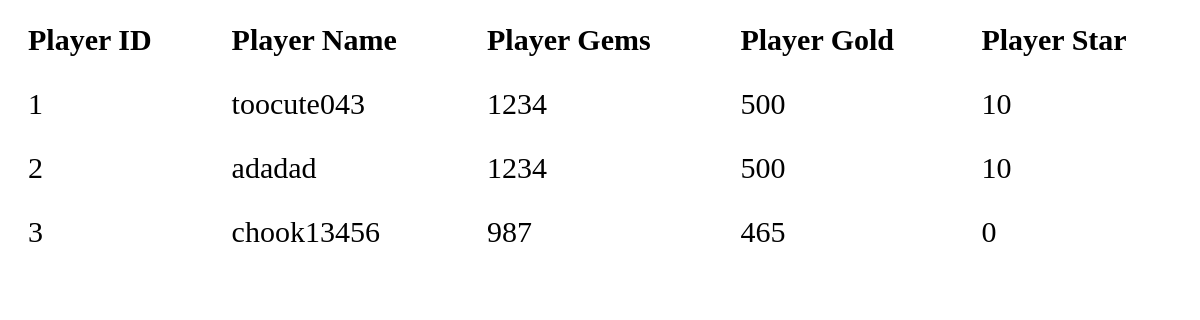
/user_manager.php?key=death, run on the app's committed database.
### tables this page shows
CREATE TABLE `player` (
  `player_id` int(11) NOT NULL,
  `player_name` varchar(255) NOT NULL,
  `player_gems` int(11) NOT NULL,
  `player_gold` int(11) NOT NULL,
  `player_star` int(11) NOT NULL,
  `player_key` varchar(255) NOT NULL,
  `player_status` varchar(255) NOT NULL DEFAULT 'offline'
);

### user_manager.php (the view, shortened to what this page needs)
<?php
$host = 'localhost';
$dbname = 'whitelist';
$username = 'root';
$password = '12345678';
try {
    $pdo = new PDO("mysql:host=$host;dbname=$dbname", $username, $password);
    $pdo->setAttribute(PDO::ATTR_ERRMODE, PDO::ERRMODE_EXCEPTION);
} catch (PDOException $e) {
    die("Database connection failed: " . $e->getMessage());
}
if (isset($_GET['key'])) {
    $key = $_GET['key'];
    $stmt = $pdo->prepare("SELECT `player_id`, `player_name`, `player_gems`, `player_gold`, `player_star`, `player_key` FROM `player` WHERE `player_key` = :key");
    $stmt->execute([':key' => $key]);
    $rows = $stmt->fetchAll(PDO::FETCH_ASSOC);
    if ($rows) {
        echo "<table border='1' style='width: 100%; border-collapse: collapse;'>
                <thead>
                    <tr>
                        <th>Player ID</th>
                        <th>Player Name</th>
                        <th>Player Gems</th>
                        <th>Player Gold</th>
                        <th>Player Star</th>
                    </tr>
                </thead>
                <tbody>";
        foreach ($rows as $row) {
            echo "<tr>
                    <td>" . htmlspecialchars($row['player_id']) . "</td>
                    <td>" . htmlspecialchars($row['player_name']) . "</td>
                    <td>" . htmlspecialchars($row['player_gems']) . "</td>
                    <td>" . htmlspecialchars($row['player_gold']) . "</td>
                    <td>" . htmlspecialchars($row['player_star']) . "</td>
                  </tr>";
        }
        echo "</tbody></table>";
    } else {
        echo "No players found for the given key.";
    }
} else {
    echo "Error: 'key' parameter is missing.";
}
?>
<!DOCTYPE html>
<html lang="en">
<head>
</head>
<body>
</body>
</html>

### user_manager.php (style rules this page uses)
table { width: 80%; border-collapse: collapse; border-radius: 10px; border:none; }
th, td { padding: 15px; text-align: left; font-size: 16px; padding-left: 20px; padding-right: 20px; border:none; color: black; font-size:30px }
th { color: black; }

### data on the page
player: player_id "1", player_name "toocute043", player_gems "1234", player_gold "500", player_star "10"
player: player_id "2", player_name "adadad", player_gems "1234", player_gold "500", player_star "10"
player: player_id "3", player_name "chook13456", player_gems "987", player_gold "465", player_star "0"
